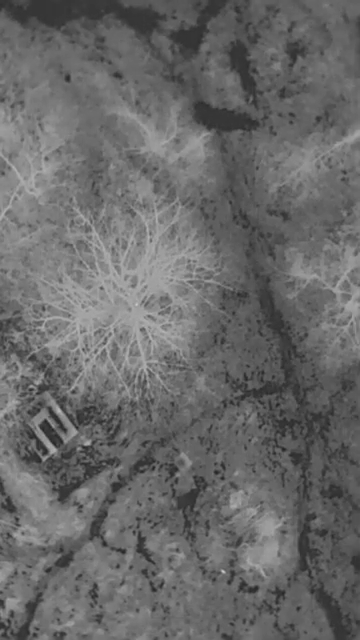
#> input picture frame 646 of data/source.mp4, 360 x 640 px
$ python measure_zoom.py   (older library calls are emulated)
#> lines starting #> are read from the running program, lines starting #| are printed output that depends on the picture; after the words box and inside, x2 and y2 are one past the last pixel; in counts of white or black regions, pixels touching at a corner belong together
### src/test_scale_warp.py
"""Test: can a homography register two loop-closure frames across a scale change?

The loop closure at frames (632, 1094) shows the *same* tree at *different
scales* (the camera is closer in one). Those frames live in different continuous
segments, so the within-segment stitch never registered them to each other. This
script asks the direct question: estimate a homography straight between the two
frames and see whether ORB matching + RANSAC can (a) find correspondences across
the scale gap at all, and (b) produce a warp that actually lands the tree on the
tree.

A homography *can* represent scale (it is projective). The practical question is
whether the feature matcher survives the scale difference well enough to fit one.

Usage:
    python3 src/test_scale_warp.py --i 632 --j 1094
"""
from __future__ import annotations

import argparse

import cv2
import numpy as np


def grab(video: str, idx: int) -> np.ndarray:
    cap = cv2.VideoCapture(video)
    cap.set(cv2.CAP_PROP_POS_FRAMES, idx)
    ok, frame = cap.read()
    cap.release()
    if not ok:
        raise RuntimeError(f"could not read frame {idx}")
    return frame


# [75 lines left out: functions direct_homography, implied_scale, main, not called in this run]


# [2 lines that do not run on import are left out]

### src/measure_zoom.py
"""Measure the exact zoom factor across the frame 646 -> 647 jump.

A direct homography fails because the scale change is beyond ORB's pyramid, and a
feature scale-sweep also fails because the zoomed view maps to a tiny patch of the
wide frame (too few keypoints there). So we measure scale two independent ways
that do not rely on keypoint matching:

1. Multi-scale template matching (primary). After a Z x zoom, the entire post
   frame is a magnified sub-window of the pre frame. Shrink the post frame by a
   trial factor f and slide it over the pre frame (normalised cross-correlation);
   the f with the highest correlation peak is the zoom, and the peak location is
   *where* the camera zoomed in. Because post's full width W maps to a box of
   width W/f inside pre, the zoom factor is exactly f.

2. Fourier-Mellin (cross-check). Phase-correlate the log-polar-resampled FFT
   magnitudes; a global scale shows up as a shift along the log-radius axis. FFT
   magnitude is translation-invariant, so an off-centre zoom does not fool it.

Outputs the numbers and a figure: correlation-vs-f curve + the wide frame with
the located zoom box drawn on it (box width / frame width = 1 / zoom).
"""
from __future__ import annotations

import argparse

import cv2
import numpy as np

from test_scale_warp import grab


def upscale_sweep(pre, post, factors):
    """Match the full zoomed frame (fixed-size template) against the wide frame
    upscaled by each f. No small-template bias: the template is always the whole
    post frame. Returns rows (f, peak_corr, loc_xy_in_pre, box_wh_in_pre).

    At the true zoom Z, upscaling pre by Z makes its content the same size as the
    zoomed frame, so the template matches strongly -> zoom = f at the peak.
    """
    pre_g = cv2.cvtColor(pre, cv2.COLOR_BGR2GRAY)
    post_g = cv2.cvtColor(post, cv2.COLOR_BGR2GRAY)
    th, tw = post_g.shape
    rows = []
    for f in factors:
        up = cv2.resize(pre_g, None, fx=f, fy=f, interpolation=cv2.INTER_CUBIC)
        if up.shape[0] < th or up.shape[1] < tw:
            continue
        res = cv2.matchTemplate(up, post_g, cv2.TM_CCOEFF_NORMED)
        _, peak, _, loc = cv2.minMaxLoc(res)
        # back to original pre coords: divide by f
        rows.append((float(f), float(peak),
                     (loc[0] / f, loc[1] / f), (tw / f, th / f)))
    return rows


def fourier_mellin_scale(a, b):
    """Global scale of b relative to a via log-polar phase correlation of |FFT|."""
    ga = cv2.cvtColor(a, cv2.COLOR_BGR2GRAY).astype(np.float32)
    gb = cv2.cvtColor(b, cv2.COLOR_BGR2GRAY).astype(np.float32)
    h, w = ga.shape
    win = cv2.createHanningWindow((w, h), cv2.CV_32F)
    fa = np.log1p(np.fft.fftshift(np.abs(np.fft.fft2(ga * win))))
    fb = np.log1p(np.fft.fftshift(np.abs(np.fft.fft2(gb * win))))
    center = (w / 2.0, h / 2.0)
    max_r = min(center)
    flags = cv2.INTER_LINEAR + cv2.WARP_POLAR_LOG
    pa = cv2.warpPolar(fa, (w, h), center, max_r, flags)
    pb = cv2.warpPolar(fb, (w, h), center, max_r, flags)
    (dx, _), resp = cv2.phaseCorrelate(pa, pb)
    klog = w / np.log(max_r)
    return float(np.exp(dx / klog)), float(resp)


def main():
    ap = argparse.ArgumentParser()
    ap.add_argument("--video", default="data/source.mp4")
    ap.add_argument("--pre", type=int, default=646)
    ap.add_argument("--post", type=int, default=647)
    ap.add_argument("--out", default="out")
    args = ap.parse_args()

    pre = grab(args.video, args.pre)
#> in grab, frame is the input picture: shape (640, 360, 3); min 36, max 202, mean 104.9
    post = grab(args.video, args.post)
#> call 2 of grab, with video = 'data/source.mp4', idx = 647
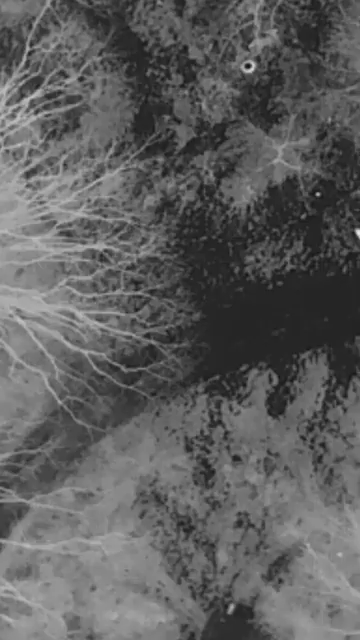
#> input picture frame 647 of data/source.mp4, 360 x 640 px
#> in grab, frame is the input picture: shape (640, 360, 3); min 17, max 230, mean 94

    coarse = upscale_sweep(pre, post, np.arange(1.0, 10.1, 0.5))
#> the loop in upscale_sweep, `for f in factors:` made 19 passes
#> (f, peak, loc) on passes 2, 4, 5, 6, 7, 8, 9, 10, 11, 12, 13, 14: (1.5, 0.275, (137, 255)), (2.5, 0.433, (15, 117)), (3, 0.479, (52, 233)), (3.5, 0.498, (68, 333)), (4, 0.485, (96, 458)), (4.5, 0.484, (141, 559)), (5, 0.483, (156, 647)), (5.5, 0.506, (681, 117)), (6, 0.528, (746, 162)), (6.5, 0.554, (820, 203)), (7, 0.564, (909, 237)), (7.5, 0.578, (995, 282))
#> (res, peak, loc) on pass 1: ([0.107], 0.107, (0, 0))
#> after the loop in upscale_sweep, `for f in factors:`:
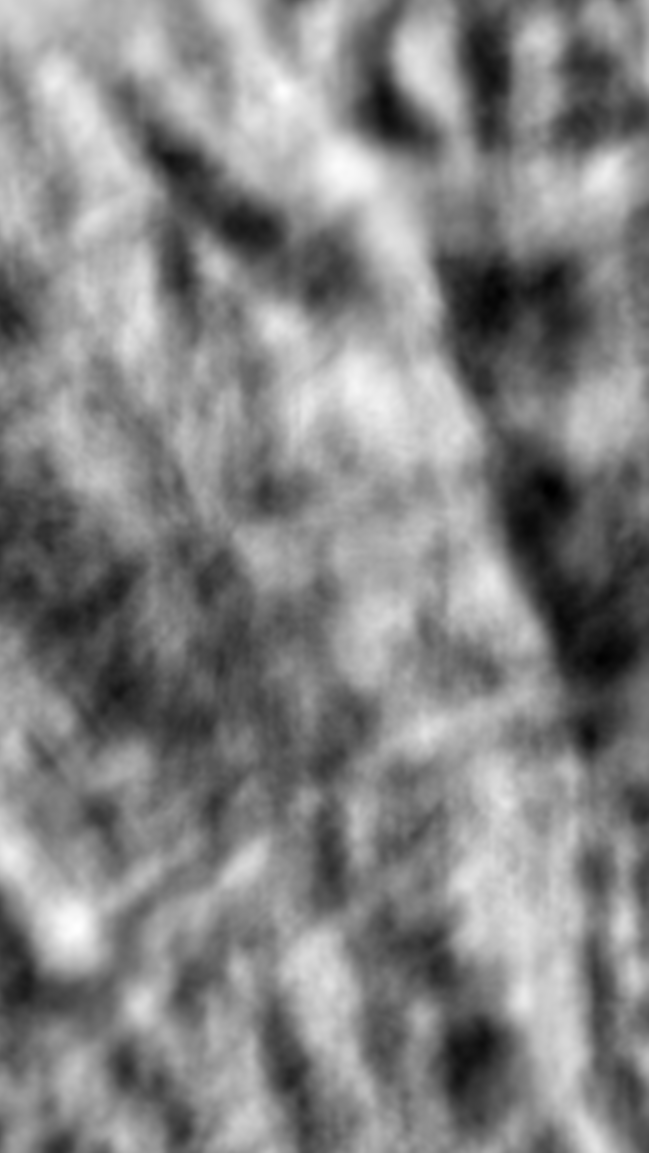
#> res: shape (5761, 3241) float32 (shown at 1/5 size); min -0.591, max 0.6, mean 0.0273; drawn with min black and max white
#> after the loop in upscale_sweep, `for f in factors:`: rows = 19 items
#> coarse = 19 items
    f0 = max(coarse, key=lambda r: r[1])[0]
#> f0 = 9
    fine = upscale_sweep(pre, post, np.arange(max(1.0, f0 - 0.5), f0 + 0.55, 0.1))
#> the loop in upscale_sweep (call 2), `for f in factors:` made 11 passes
#> (f, peak, loc) on passes 1 to 11: (8.5, 0.596, (1164, 345)), (8.6, 0.598, (1180, 352)), (8.7, 0.599, (1196, 360)), (8.8, 0.6, (1212, 367)), (8.9, 0.601, (1228, 374)), (9, 0.601, (1244, 380)), (9.1, 0.601, (1260, 387)), (9.2, 0.601, (1276, 393)), (9.3, 0.6, (1292, 400)), (9.4, 0.6, (1308, 407)), (9.5, 0.599, (1325, 414))
#> pass 1, in upscale_sweep (call 2), `res = cv2.matchTemplate(up, post_g, cv2.TM_CCOEFF_NORMED)`:
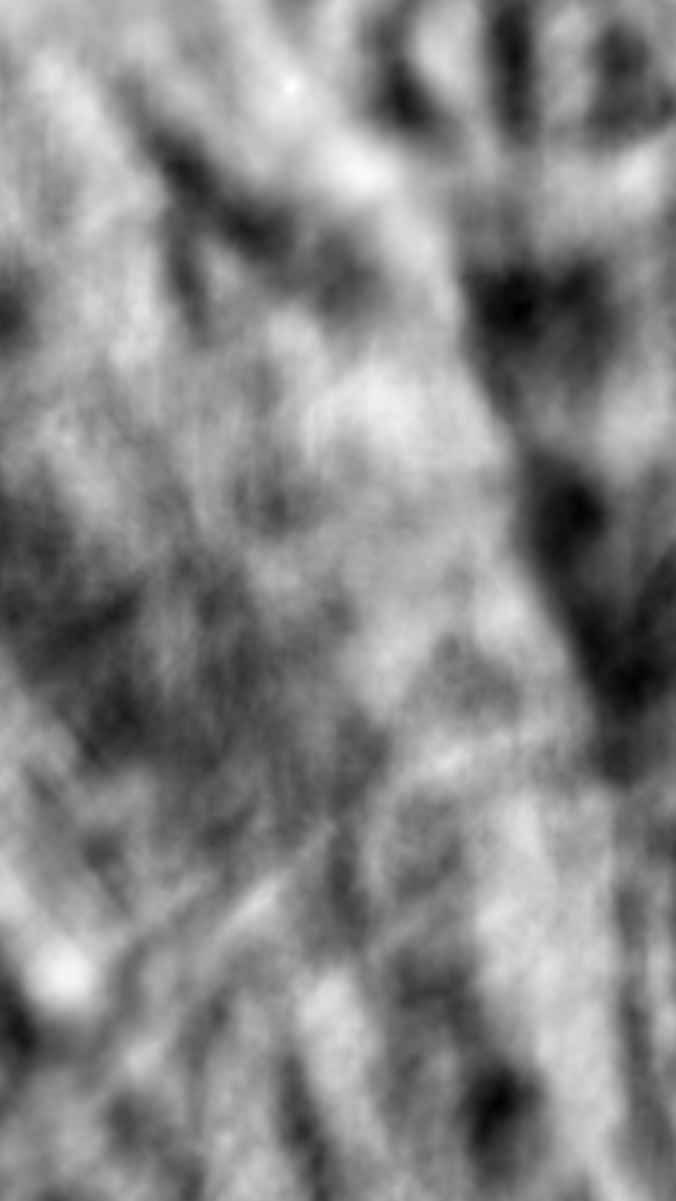
#> res: shape (4801, 2701) float32 (shown at 1/4 size); min -0.601, max 0.596, mean 0.0313; drawn with min black and max white
#> after the loop in upscale_sweep (call 2), `for f in factors:`: rows = 11 items
#> fine = 11 items
    f_ref, peak, loc, box = max(fine, key=lambda r: r[1])
#> f_ref = 9; peak = 0.601; loc = (138.2, 42.22); box = (40, 71.11)
    zoom = f_ref
#> zoom = 9

    fm, fm_resp = fourier_mellin_scale(pre, post)
#> in fourier_mellin_scale, `fb = np.log1p(np.fft.fftshift(np.abs(np.fft.fft2(gb * win))))`:
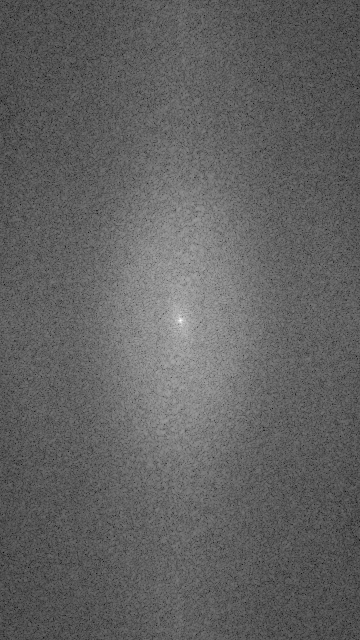
#> fb: shape (640, 360) float64; min 0.469, max 15.9, mean 6.41; drawn with min black and max white
#> in fourier_mellin_scale, `pb = cv2.warpPolar(fb, (w, h), center, max_r, flags)`:
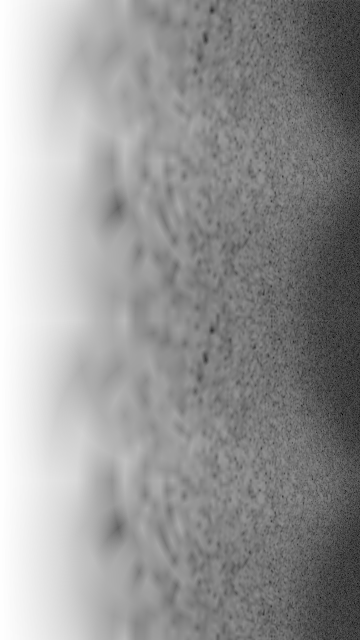
#> pb: shape (640, 360) float64; min 3.1, max 15.9, mean 10.67; drawn with min black and max white
#> in fourier_mellin_scale, `(dx, _), resp = cv2.phaseCorrelate(pa, pb)`: dx = -8.05; resp = 0.22
#> fm = 0.89; fm_resp = 0.22
    fm = max(fm, 1.0 / fm)
#> fm = 1.12

    print(f"\nZoom across frame {args.pre} -> {args.post}")
    print(f"  upscale template match: peak corr {peak:.3f} at f={f_ref:.2f}")
#|   upscale template match: peak corr 0.601 at f=9.00
    print(f"  ==> measured zoom     : {zoom:.2f}x")
#|   ==> measured zoom     : 9.00x
    print(f"  Fourier-Mellin (xchk) : {fm:.2f}x  (response {fm_resp:.3f})")
#|   Fourier-Mellin (xchk) : 1.12x  (response 0.220)

    # ---- figure: curve | box on wide frame | post vs the matched wide region ----
    import matplotlib
    matplotlib.use("Agg")
    import matplotlib.pyplot as plt
    fs = [r[0] for r in coarse]
#> fs = [1, 1.5, 2, 2.5, 3, 3.5, 4, 4.5, 5, 5.5, 6, 6.5, 7, 7.5, 8, 8.5, 9, 9.5, 10]
    cs = [r[1] for r in coarse]
#> cs = [0.107, 0.275, 0.36, 0.433, 0.479, 0.498, 0.485, 0.484, 0.483, 0.506, 0.528, 0.554, 0.564, 0.578, 0.585, 0.596, 0.601, 0.599, 0.6]
    fig, ax = plt.subplots(1, 3, figsize=(16, 5))
    ax[0].plot(fs, cs, "-o", ms=3)
    ax[0].axvline(zoom, color="r", ls="--", label=f"peak {zoom:.2f}x")
    ax[0].set_xlabel("upscale factor f on wide frame")
    ax[0].set_ylabel("peak normalised cross-correlation")
    ax[0].set_title("Correlation peaks at the true zoom")
    ax[0].legend()

    x, y = loc
#> x = 138.2; y = 42.22
    bw, bh = box
#> bw = 40; bh = 71.11
    canvas = pre.copy()
    cv2.rectangle(canvas, (int(x), int(y)), (int(x + bw), int(y + bh)), (0, 0, 255), 2)
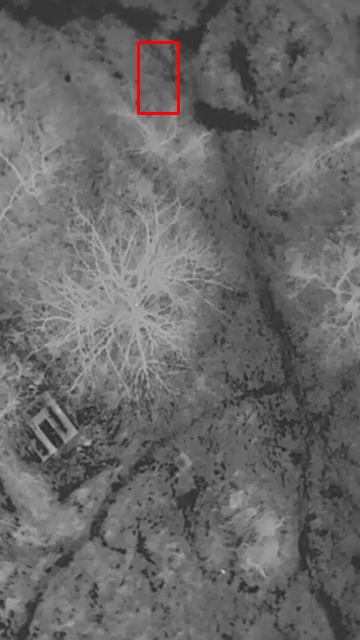
#> canvas: shape (640, 360, 3); 0.29% of pixels changed, all inside (x1, y1, x2, y2) = (137, 41, 180, 115)
    ax[1].imshow(cv2.cvtColor(canvas, cv2.COLOR_BGR2RGB))
    ax[1].set_title(f"wide frame {args.pre}: red box = footprint of frame {args.post}")
    ax[1].axis("off")

    crop = pre[int(y):int(y + bh), int(x):int(x + bw)]
    crop = cv2.resize(crop, (post.shape[1], post.shape[0])) if crop.size else post * 0
#> crop: shape (640, 360, 3)
    ax[2].imshow(cv2.cvtColor(np.hstack([post, crop]), cv2.COLOR_BGR2RGB))
    ax[2].set_title(f"frame {args.post}  |  wide box upscaled {zoom:.1f}x (should match)")
    ax[2].axis("off")
    fig.tight_layout()
    path = f"{args.out}/zoom_measure.png"
    fig.savefig(path, dpi=120)
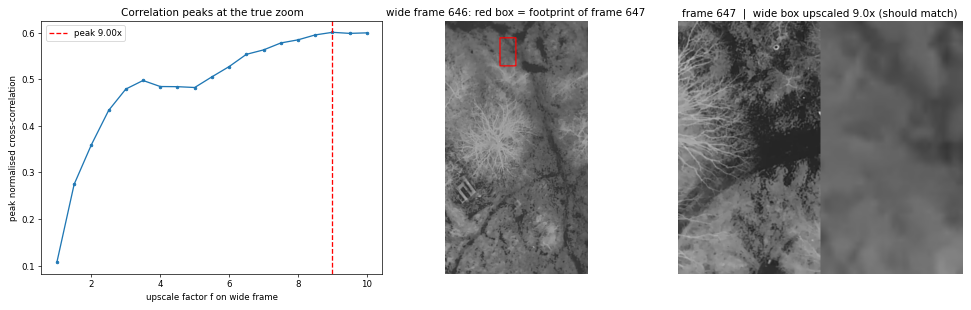
#> figure drawn by matplotlib, 3 panels; panel 1: curve peaks at x = 9, y = 0.601
    print(f"  figure -> {path}")


if __name__ == "__main__":
    main()

$ run again, starting later in the video
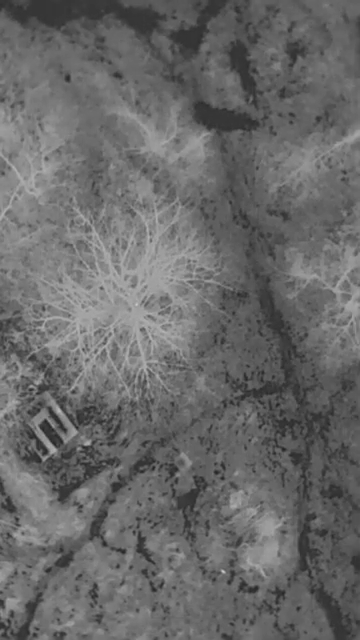
#> input picture frame 646 of data/source.mp4, 360 x 640 px
#> in grab, frame is the input picture: shape (640, 360, 3); min 36, max 202, mean 104.9
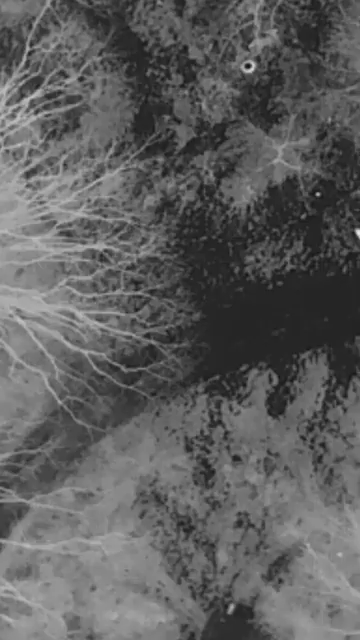
#> input picture frame 647 of data/source.mp4, 360 x 640 px
#> in grab, frame is the input picture: shape (640, 360, 3); min 17, max 230, mean 94
#> the loop in upscale_sweep, `for f in factors:` made 19 passes
#> (f, peak, loc) on passes 2, 4, 5, 6, 7, 8, 9, 10: (1.5, 0.275, (137, 255)), (2.5, 0.433, (15, 117)), (3, 0.479, (52, 233)), (3.5, 0.498, (68, 333)), (4, 0.485, (96, 458)), (4.5, 0.484, (141, 559)), (5, 0.483, (156, 647)), (5.5, 0.506, (681, 117))
#> after the loop in upscale_sweep, `for f in factors:`: rows = 19 items
#> f0 = 9
#> the loop in upscale_sweep (call 2), `for f in factors:` made 11 passes
#> (f, peak, loc) on passes 1 to 8: (8.5, 0.596, (1164, 345)), (8.6, 0.598, (1180, 352)), (8.7, 0.599, (1196, 360)), (8.8, 0.6, (1212, 367)), (8.9, 0.601, (1228, 374)), (9, 0.601, (1244, 380)), (9.1, 0.601, (1260, 387)), (9.2, 0.601, (1276, 393))
#> fine = 11 items
#> in main, `f_ref, peak, loc, box = max(fine, key=lambda r: r[1])`: f_ref = 9; peak = 0.601; loc = (138.2, 42.22); box = (40, 71.11)
#> zoom = 9
#> dx = -8.05; resp = 0.22
#> in main, `fm, fm_resp = fourier_mellin_scale(pre, post)`: fm = 0.89; fm_resp = 0.22
#> in main, `fm = max(fm, 1.0 / fm)`: fm = 1.12
#|   upscale template match: peak corr 0.601 at f=9.00
#|   ==> measured zoom     : 9.00x
#|   Fourier-Mellin (xchk) : 1.12x  (response 0.220)
#> fs = [1, 1.5, 2, 2.5, 3, 3.5, 4, 4.5, 5, 5.5, 6, 6.5, 7, 7.5, 8, 8.5, 9, 9.5, 10]
#> cs = [0.107, 0.275, 0.36, 0.433, 0.479, 0.498, 0.485, 0.484, 0.483, 0.506, 0.528, 0.554, 0.564, 0.578, 0.585, 0.596, 0.601, 0.599, 0.6]
#> x = 138.2; y = 42.22
#> bw = 40; bh = 71.11
#> canvas: shape (640, 360, 3); 0.29% of pixels changed, all inside (x1, y1, x2, y2) = (137, 41, 180, 115)

$ run again, starting later in the video
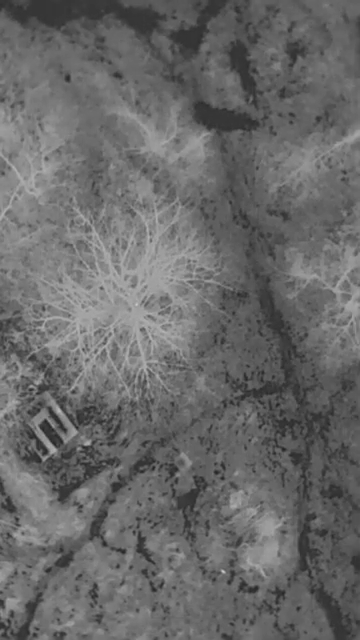
#> input picture frame 646 of data/source.mp4, 360 x 640 px
#> in grab, frame is the input picture: shape (640, 360, 3); min 36, max 202, mean 104.9
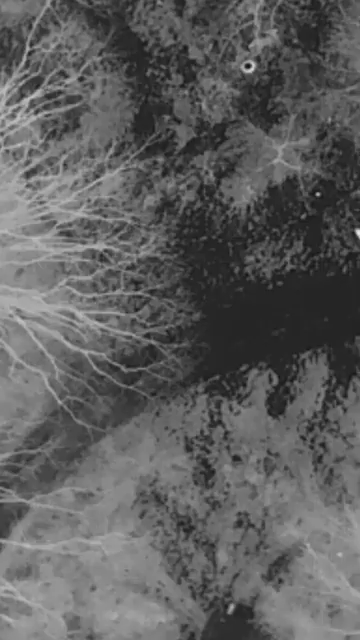
#> input picture frame 647 of data/source.mp4, 360 x 640 px
#> in grab, frame is the input picture: shape (640, 360, 3); min 17, max 230, mean 94
#> the loop in upscale_sweep, `for f in factors:` made 19 passes
#> (f, peak, loc) on passes 2, 4, 5, 6, 7, 8, 9, 10: (1.5, 0.275, (137, 255)), (2.5, 0.433, (15, 117)), (3, 0.479, (52, 233)), (3.5, 0.498, (68, 333)), (4, 0.485, (96, 458)), (4.5, 0.484, (141, 559)), (5, 0.483, (156, 647)), (5.5, 0.506, (681, 117))
#> after the loop in upscale_sweep, `for f in factors:`: rows = 19 items
#> f0 = 9
#> the loop in upscale_sweep (call 2), `for f in factors:` made 11 passes
#> (f, peak, loc) on passes 1 to 8: (8.5, 0.596, (1164, 345)), (8.6, 0.598, (1180, 352)), (8.7, 0.599, (1196, 360)), (8.8, 0.6, (1212, 367)), (8.9, 0.601, (1228, 374)), (9, 0.601, (1244, 380)), (9.1, 0.601, (1260, 387)), (9.2, 0.601, (1276, 393))
#> fine = 11 items
#> in main, `f_ref, peak, loc, box = max(fine, key=lambda r: r[1])`: f_ref = 9; peak = 0.601; loc = (138.2, 42.22); box = (40, 71.11)
#> zoom = 9
#> dx = -8.05; resp = 0.22
#> in main, `fm, fm_resp = fourier_mellin_scale(pre, post)`: fm = 0.89; fm_resp = 0.22
#> in main, `fm = max(fm, 1.0 / fm)`: fm = 1.12
#|   upscale template match: peak corr 0.601 at f=9.00
#|   ==> measured zoom     : 9.00x
#|   Fourier-Mellin (xchk) : 1.12x  (response 0.220)
#> fs = [1, 1.5, 2, 2.5, 3, 3.5, 4, 4.5, 5, 5.5, 6, 6.5, 7, 7.5, 8, 8.5, 9, 9.5, 10]
#> cs = [0.107, 0.275, 0.36, 0.433, 0.479, 0.498, 0.485, 0.484, 0.483, 0.506, 0.528, 0.554, 0.564, 0.578, 0.585, 0.596, 0.601, 0.599, 0.6]
#> x = 138.2; y = 42.22
#> bw = 40; bh = 71.11
#> canvas: shape (640, 360, 3); 0.29% of pixels changed, all inside (x1, y1, x2, y2) = (137, 41, 180, 115)
